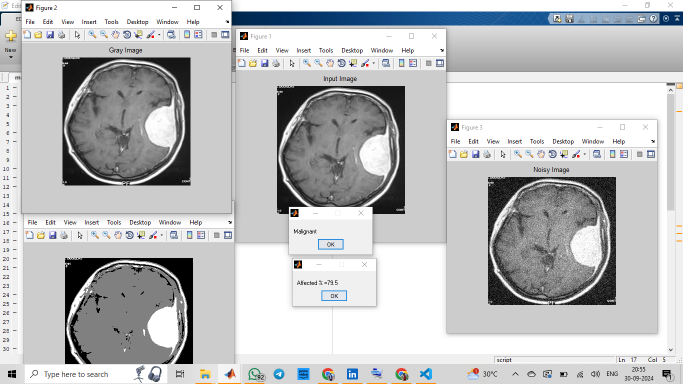
%> input picture image-1.png, 1366 x 768 px (shown at 1/2 size)
$ octave main.m   (GNU Octave 9; MATLAB toolbox functions it lacks are replaced by stand-ins)
%> lines starting %> are read from the running program, lines starting %| are printed output that depends on the picture; in (x1, y1, x2, y2) boxes, pixels count from 0 and x2, y2 are one past the last pixel; in counts of white or black regions, pixels touching at a corner belong together; the program's own positions count from 1
### segment.m
function [lb,center] = segment(im)

if size(im,3)>1
   [lb,center] = ColorClustering(im); % Check Image is Gray or not.
else
    [lb,center] = GrayClustering(im);
end


function [lb,center] = GrayClustering(gray)
gray = double(gray);
array = gray(:); % Copy value into an array.
% distth = 25;
i = 0;j=0; % Intialize iteration Counters.
tic
while(true)
    seed = mean(array); % Initialize seed Point.
    i = i+1; %Increment Counter for each iteration.
    while(true)
        j = j+1; % Initialize Counter for each iteration.
        dist = (sqrt((array-seed).^2)); % Find distance between Seed and Gray Value.
        distth = (sqrt(sum((array-seed).^2)/numel(array)));% Find bandwidth for Cluster Center.
        %         distth = max(dist(:))/5;
        qualified = dist<distth;% Check values are in selected Bandwidth or not.
        newseed = mean(array(qualified));% Update mean.

        if isnan(newseed) % Check mean is not a NaN value.
            break;
        end

        if seed == newseed || j>10 % Condition for convergence and maximum iteration.
            j=0;
            array(qualified) = [];% Remove values which have assigned to a cluster.
            center(i) = newseed; % Store center of cluster.
            break;
        end
        seed = newseed;% Update seed.
    end

    if isempty(array) || i>10 % Check maximum number of clusters.
        i = 0; % Reset Counter.
        break;
    end

end
toc

center = sort(center); % Sort Centers.
newcenter = diff(center);% Find out Difference between two consecutive Centers.
intercluster = (max(gray(:)/10));% Findout Minimum distance between two cluster Centers.
center(newcenter<=intercluster)=[];% Discard Cluster centers less than distance.

% Make a clustered image using these centers.

vector = repmat(gray(:),[1,numel(center)]); % Replicate vector for parallel operation.
centers = repmat(center,[numel(gray),1]);

distance = ((vector-centers).^2);% Find distance between center and pixel value.
[~,lb] = min(distance,[],2);% Choose cluster index of minimum distance.
lb = reshape(lb,size(gray));% Reshape the labelled index vector.


% [87 lines left out: function ColorClustering, not called in this run]
%

### train.m
function Featr=train(A3)

Ik11=A3;
m=mean(mean(Ik11));
s=std(std(double(Ik11)));
v=var(var(double(Ik11)));
sk=skewness(skewness(double(Ik11)));
k=kurtosis(kurtosis(double(Ik11)));

Stat_Fea=mean(mean([m s v sk k]));
%Shape Feature
Ib1=Ik11;
ss=regionprops(Ib1);
ar=ss.Area;
cent=ss.Centroid;
bb=ss.BoundingBox;
Shape_Fea=mean([ar cent bb]);

Fea=mean([Stat_Fea Shape_Fea]);
Featr=Fea/100;
end

### main.m
clc
clear
close all

% Read image
[aa bb]=uigetfile('.jpg');
%> the answer given: image-1.png
I=imread([bb aa]);
%> I is the input picture: size 768x1366x3 uint8; mean R, G, B 190.3, 191.5, 192.8

% image resizing
I1=imresize(I,[256,256]);
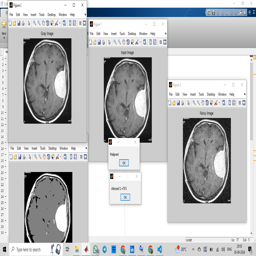
%> I1: size 256x256x3 uint8; mean R, G, B 190.2, 191.5, 192.8
figure,imshow(I1)
title('Input Image');

% Color conversion
if(size(I1,3)==3)
    I2=rgb2gray(I1);
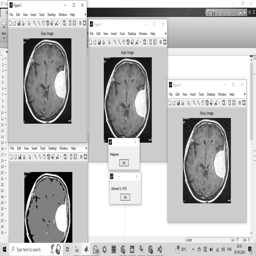
%> I2: size 256x256 uint8; min 0, max 255, mean 191.2
else
    I2=I1;
end
figure,imshow(I2)
title('Gray Image');

% add noise
I3=imnoise(I2,'gaussian',0.03);
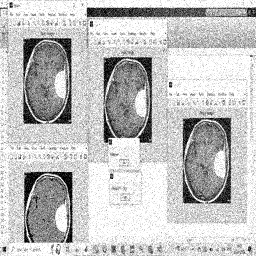
%> I3: size 256x256 uint8; min 0, max 255, mean 194.9
figure,imshow(I3);
title('Noisy Image');

Imr=medfilt2(I3);
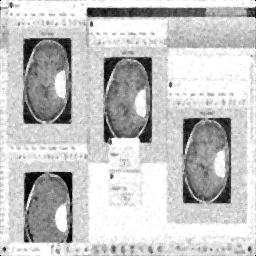
%> Imr: size 256x256 uint8; min 0, max 255, mean 197.1
% segment an image and remove  noise
im2=I1;
[lb,center] = segment(im2(:,:,2));
%> the loop in GrayClustering, `while(true)` made 11 passes
%> after the loop in GrayClustering, `while(true)`: array = [2; 2; 2; 2; 2]; center = [220.9 117.7 27.52 57.29 0.0138 5.05 8]; i = 0; j = 4
%> in GrayClustering, `center = sort(center);`: center = [0.0138 5.05 8 27.52 57.29 117.7 220.9]
%> in GrayClustering, `newcenter = diff(center);`: newcenter = [5.04 2.95 19.52 29.77 60.39 103.2]
%> in GrayClustering, `intercluster = (max(gray(:)/10));`: intercluster = 25.5
%> in GrayClustering, `lb = reshape(lb,size(gray));`:
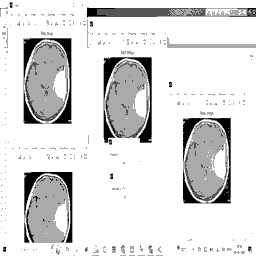
%> lb: size 256x256 double; min 1, max 4, mean 3.6; drawn with min black and max white
%> in segment, `[lb,center] = GrayClustering(im);`: center = [27.52 57.29 117.7 220.9]
%> center = [27.52 57.29 117.7 220.9]
figure,imshow(lb,[]);
impixelinfo
I1=lb;
[m,n]=size(I1);
%> m = 256; n = 256
for i=1:m
    for j=1:n
              if I1(i,j)==3
                 A3(i,j)=1;
             else
                 A3(i,j)=0;
              end
        end
end
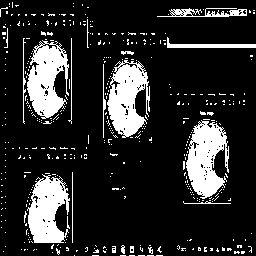
%> A3: size 256x256 double; values 0 (black) and 1 (white), 16.7% white; 427 white regions (409 under 20 px)

Featt=train(A3);
%> in train, `m=mean(mean(Ik11));`: m = 0.167
%> in train, `s=std(std(double(Ik11)));`: s = 0.152
%> in train, `v=var(var(double(Ik11)));`: v = 0.00775
%> in train, `sk=skewness(skewness(double(Ik11)));`: sk = NaN
%> in train, `ss=regionprops(Ib1);`: ss = 1 region; box (x1, y1, x2, y2), Area and Centroid: (0, 2, 256, 256) 10966 [115.9 128.5]
%> in train, `ar=ss.Area;`: ar = 10966
%> in train, `cent=ss.Centroid;`: cent = [115.9 128.5]
%> in train, `bb=ss.BoundingBox;`: bb = [0.5 2.5 256 254]
%> in train, `Shape_Fea=mean([ar cent bb]);`: Shape_Fea = 1674.8
%> in train, `Fea=mean([Stat_Fea Shape_Fea]);`: Fea = NaN
%> Featt = NaN
load netan
%> (the run ends here)
